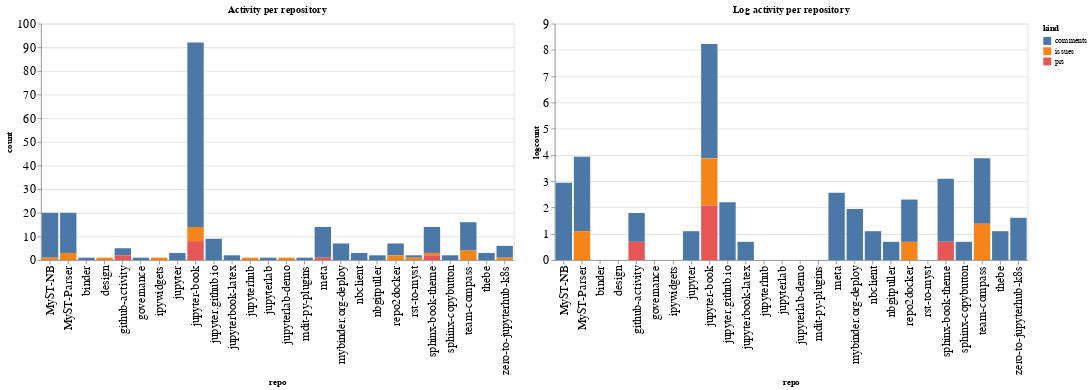

The cell this chart's notebook holds for it:
### Code cell
ch1 = alt.Chart(repo_summaries, width=600, title="Activity per repository").mark_bar().encode(
    x='repo',
    y='count',
    color='kind',
    tooltip="kind"
)

ch2 = alt.Chart(repo_summaries, width=600, title="Log activity per repository").mark_bar().encode(
    x='repo',
    y='logcount',
    color='kind',
    tooltip="kind"
)

ch1 | ch2

### Figure 1 — Vega-Lite specification as saved in the notebook (floating-point values rounded to 4 significant figures)
{"config": {"axisLeft": {"labelFontSize": 15}, "axisBottom": {"labelFontSize": 15}}, "hconcat": [{"mark": "bar", "encoding": {"color": {"type": "nominal", "field": "kind"}, "tooltip": {"type": "nominal", "field": "kind"}, "x": {"type": "nominal", "field": "repo"}, "y": {"type": "quantitative", "field": "count"}}, "title": "Activity per repository", "width": 600}, {"mark": "bar", "encoding": {"color": {"type": "nominal", "field": "kind"}, "tooltip": {"type": "nominal", "field": "kind"}, "x": {"type": "nominal", "field": "repo"}, "y": {"type": "quantitative", "field": "logcount"}}, "title": "Log activity per repository", "width": 600}], "data": {"name": "data-c31c092a641e89f6a04e1c9bc201453e"}, "$schema": "https://vega.github.io/schema/vega-lite/v4.8.1.json", "datasets": {"data-c31c092a641e89f6a04e1c9bc201453e": [{"repo": "MyST-NB", "kind": "comments", "count": 19, "logcount": 2.944}, {"repo": "MyST-NB", "kind": "issues", "count": 1, "logcount": 0.0}, {"repo": "MyST-Parser", "kind": "comments", "count": 17, "logcount": 2.833}, {"repo": "MyST-Parser", "kind": "issues", "count": 3, "logcount": 1.099}, {"repo": "binder", "kind": "comments", "count": 1, "logcount": 0.0}, {"repo": "design", "kind": "issues", "count": 1, "logcount": 0.0}, {"repo": "github-activity", "kind": "comments", "count": 3, "logcount": 1.099}, {"repo": "github-activity", "kind": "prs", "count": 2, "logcount": 0.6931}, {"repo": "governance", "kind": "comments", "count": 1, "logcount": 0.0}, {"repo": "ipywidgets", "kind": "issues", "count": 1, "logcount": 0.0}, {"repo": "jupyter", "kind": "comments", "count": 3, "logcount": 1.099}, {"repo": "jupyter-book", "kind": "comments", "count": 78, "logcount": 4.357}, {"repo": "jupyter-book", "kind": "issues", "count": 6, "logcount": 1.792}, {"repo": "jupyter-book", "kind": "prs", "count": 8, "logcount": 2.079}, {"repo": "jupyter.github.io", "kind": "comments", "count": 9, "logcount": 2.197}, {"repo": "jupyterbook-latex", "kind": "comments", "count": 2, "logcount": 0.6931}, {"repo": "jupyterhub", "kind": "issues", "count": 1, "logcount": 0.0}, {"repo": "jupyterlab", "kind": "comments", "count": 1, "logcount": 0.0}, {"repo": "jupyterlab-demo", "kind": "issues", "count": 1, "logcount": 0.0}, {"repo": "mdit-py-plugins", "kind": "comments", "count": 1, "logcount": 0.0}, {"repo": "meta", "kind": "comments", "count": 13, "logcount": 2.565}, {"repo": "meta", "kind": "prs", "count": 1, "logcount": 0.0}, {"repo": "mybinder.org-deploy", "kind": "comments", "count": 7, "logcount": 1.946}, {"repo": "nbclient", "kind": "comments", "count": 3, "logcount": 1.099}, {"repo": "nbgitpuller", "kind": "comments", "count": 2, "logcount": 0.6931}, {"repo": "repo2docker", "kind": "comments", "count": 5, "logcount": 1.609}, {"repo": "repo2docker", "kind": "issues", "count": 2, "logcount": 0.6931}, {"repo": "rst-to-myst", "kind": "comments", "count": 1, "logcount": 0.0}, {"repo": "rst-to-myst", "kind": "issues", "count": 1, "logcount": 0.0}, {"repo": "sphinx-book-theme", "kind": "comments", "count": 11, "logcount": 2.398}, {"repo": "sphinx-book-theme", "kind": "issues", "count": 1, "logcount": 0.0}, {"repo": "sphinx-book-theme", "kind": "prs", "count": 2, "logcount": 0.6931}, {"repo": "sphinx-copybutton", "kind": "comments", "count": 2, "logcount": 0.6931}, {"repo": "team-compass", "kind": "comments", "count": 12, "logcount": 2.485}, {"repo": "team-compass", "kind": "issues", "count": 4, "logcount": 1.386}, {"repo": "thebe", "kind": "comments", "count": 3, "logcount": 1.099}, {"repo": "zero-to-jupyterhub-k8s", "kind": "comments", "count": 5, "logcount": 1.609}, {"repo": "zero-to-jupyterhub-k8s", "kind": "issues", "count": 1, "logcount": 0.0}]}}
